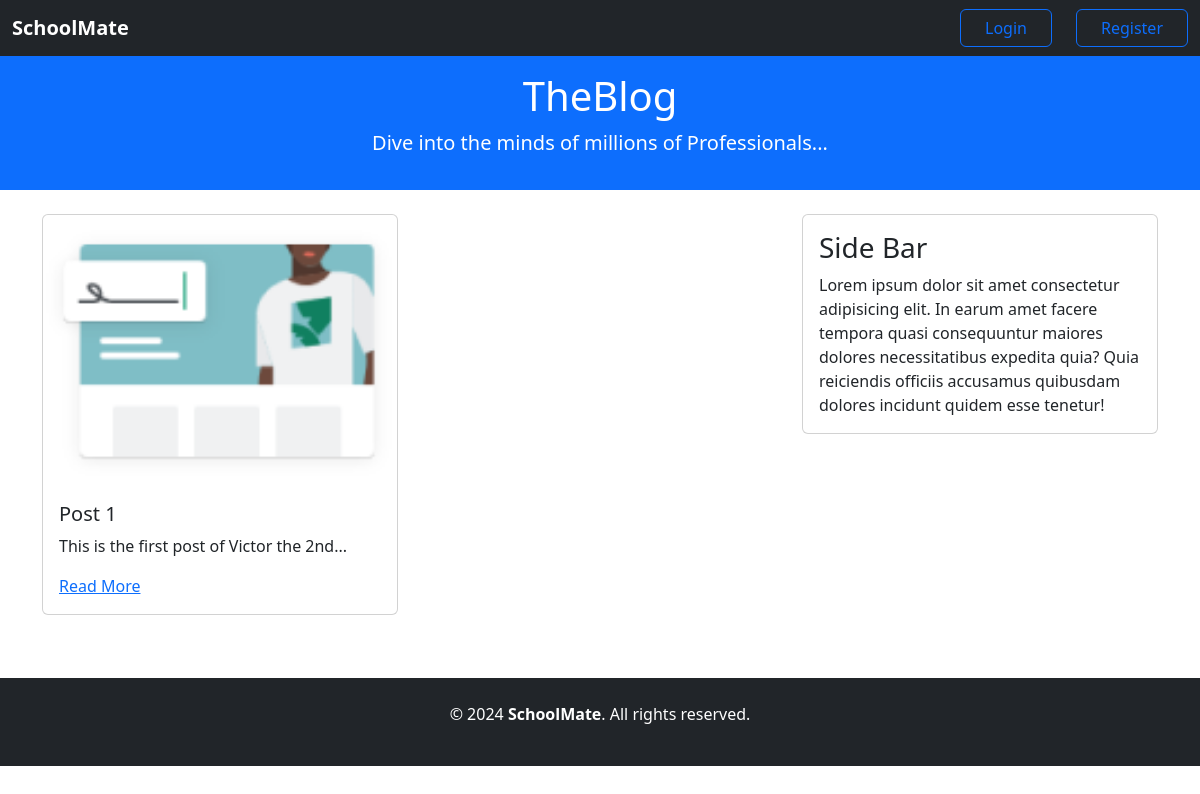
The page /blog/ on the database as committed earlier.
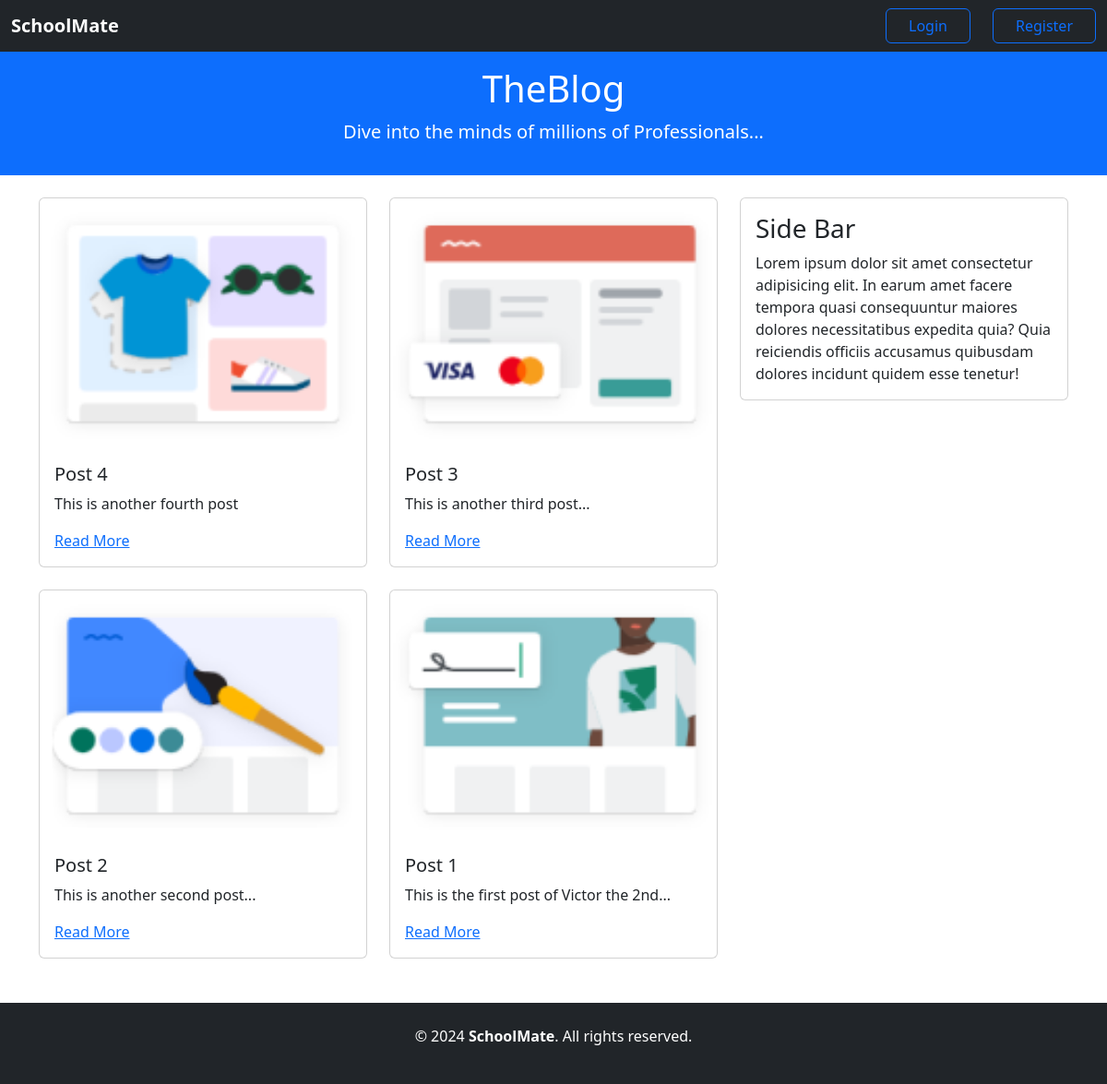
The same page on the database as committed later.
### blogapp/models.py (models this page shows)
class Post(models.Model):
    title = models.CharField(max_length=255)
    slug = models.SlugField()
    thumbnail = models.ImageField(upload_to='thumbnails/', blank=True, null=True)
    intro = models.TextField()
    body = models.TextField()
    created_at = models.DateTimeField(auto_now_add=True)
    class Meta:
        ordering = ('-created_at',)

### blogapp/views.py (the view)
# urls.py: 2. Add a URL to urlpatterns:  path('blog/', include('blog.urls'))
def blog(request):
    posts = Post.objects.all()
    return render(request, 'blogapp/blog.html', {'posts': posts})

### blogapp/templates/blogapp/blog.html (shortened to what this page needs)
{% extends "main.html" %}
{% block header %}
    <header class="bg-primary text-white text-center py-3">
        <h1>TheBlog</h1>
        <p class="lead">Dive into the minds of millions of Professionals...</p>
    </header>
{% endblock header %}
{% block content %}
    <div class="row">
        <div class="col-md-8">
            <div class="row">
                {% for post in posts %}
                    <div class="col-md-6">
                        <div class="card mb-4">
                            {% if post.thumbnail %}
                                <img src="{{ post.thumbnail.url }}" class="card-img-top" alt="Thumbnail for {{ post.title }}">
                            {% endif %}
                            <div class="card-body">
                                <h5 class="card-title">{{ post.title }}</h5>
                                <p class="card-text">{{ post.body }}</p>
                                <a href="{% url 'post_detail' post.slug %}">Read More</a>
                            </div>
                        </div>
                    </div>
                {% endfor %}
            </div>
        </div>
        {% include "sidebar.html" %}
    </div>
{% endblock %}

### blogapp/templates/main.html (shortened to what this page needs)
{% load static %}
<!DOCTYPE html>
<html lang="en">
<head>
    <link rel="stylesheet" href="{% static 'bootstrap/css/bootstrap.min.css' %}">
    <link rel="stylesheet" href="{% static 'css/style.css' %}">
</head>
<body>
    <nav class="navbar navbar-expand-lg navbar-dark bg-dark">
        <div class="container-fluid">
            <a class="navbar-brand" href="{% url 'home' %}"><strong>SchoolMate</strong></a>
            <div class="collapse navbar-collapse" id="navbarNav">
                <ul class="navbar-nav ms-auto align-items-center">
                    {% if user.is_authenticated %}
                    <li class="nav-item ms-4">
                        <a href="{% url 'post_blog' %}" class="btn btn-primary px-4">New Post</a>
                    </li>
                    <li class="nav-item dropdown ms-4">
                        <a class="nav-link dropdown-toggle" href="#" id="navbarDropdown" role="button" data-bs-toggle="dropdown" aria-expanded="false">
                            <img src="{{ user.profile.avatar.url }}" class="rounded-circle" alt="Profile" width="30" height="30">
                        </a>
                        <ul class="dropdown-menu dropdown-menu-end" aria-labelledby="navbarDropdown">
                            <li><a class="dropdown-item" href="#"><em>Hello <strong>{{user.username|capfirst}}</strong></em></a></li>
                            <li><a class="dropdown-item" href="{% url 'blog' %}">Blog</a></li>
                            <li><a class="dropdown-item" href="#">Profile</a></li>
                            <li><a class="dropdown-item" href="#">Settings</a></li>
                            <li><hr class="dropdown-divider"></li>
                            <li><a class="dropdown-item" href="{% url 'teacher' %}">Teacher</a></li>
                            <li><a class="dropdown-item" href="{% url 'student' %}">Student</a></li>
                            <li><hr class="dropdown-divider"></li>
                            <li><a class="dropdown-item" href="{% url 'logout' %}">Logout</a></li>
                        </ul>
                    </li>
                    {% else %}
                    <li class="nav-item ms-4">
                        <a href="{% url 'login' %}" class="btn btn-outline-primary px-4">Login</a>
                    </li>
                    <li class="nav-item ms-4">
                        <a href="{% url 'register' %}" class="btn btn-outline-primary px-4">Register</a>
                    </li>
                    {% endif %}
                </ul>
            </div>
        </div>
    </nav>
    {% block header %}{% endblock header %}
    <div class="container main-wrap my-4">
        {% block content %}{% endblock %}
    </div>
    <footer class="bg-dark text-white text-center align-items-center py-4">
        <p>&copy; 2024 <strong>SchoolMate</strong>. All rights reserved.</p>
    </footer>
</body>
</html>

### blogapp/templates/sidebar.html
<div class="col-md-4">
    <div class="card mb-4">
        <div class="card-body">
            <h3 class="card-title">Side Bar</h3>
            <p class="card-text">Lorem ipsum dolor sit amet consectetur adipisicing elit. In earum amet facere tempora quasi consequuntur maiores dolores necessitatibus expedita quia? Quia reiciendis officiis accusamus quibusdam dolores incidunt quidem esse tenetur!</p>
        </div>
    </div>
</div>

### static/css/style.css (style rules this page uses)
.main-wrap { min-height: 55vh; }

Rows that differ between the two databases and show on the page:
added Post: thumbnail (picture), title "Post 4", body "This is another fourth post"
added Post: thumbnail (picture), title "Post 3", body "This is another third post..."
added Post: thumbnail (picture), title "Post 2", body "This is another second post..."
